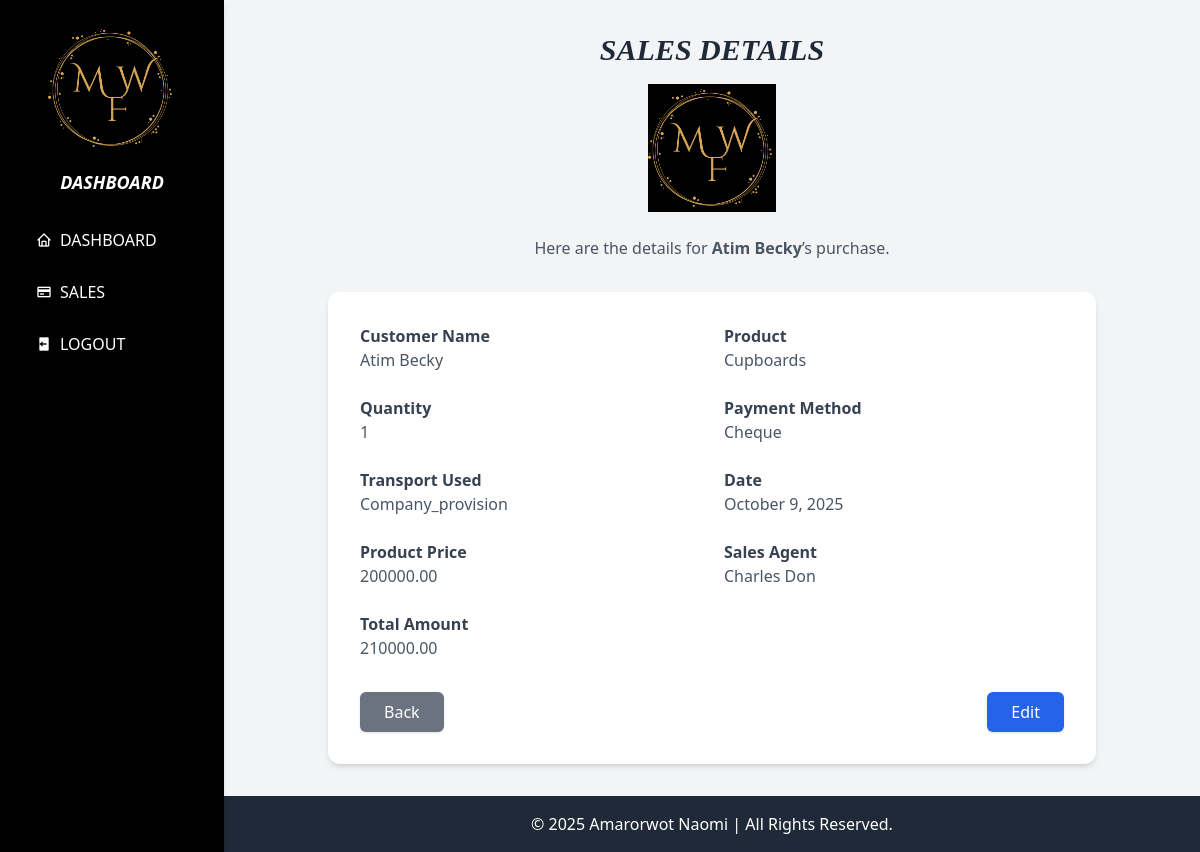
The app's page /salesview/9/ with its own data.
### Wood/models.py (models this page shows, shortened)
class Sales(models.Model):
    PAYMENT_CHOICES = [
        ("Cash", "Cash"),
        ("Cheque", "Cheque"),
        ("Bank overdraft", "Bank overdraft"),
    ]
    TRANSPORT_CHOICES = [
        ("Company_provision", "Company provision"),
        ("Self_provision", "Self provision"),
    ]
    customer_name = models.CharField(max_length=100)
    product = models.CharField(max_length=100)
    quantity_sold = models.IntegerField()
    payment_method = models.CharField(
        max_length=50,
        choices=PAYMENT_CHOICES,
        blank=True
    )
    transport_used = models.CharField(
        max_length=50,
        choices=TRANSPORT_CHOICES,
        blank=True
    )
    date_of_sale = models.DateField()
    product_price = models.DecimalField(max_digits=10, decimal_places=2)
    sales_agent = models.CharField(max_length=100)
    total_amount = models.DecimalField(max_digits=10, decimal_places=2)

### Wood/views.py (the view)
# urls.py: path('salesview/<int:id>/', views.salesview, name='salesview'),
def salesview(request, id):
    sale = get_object_or_404(Sales, id=id)
    return render(request, "salesview.html", {"selected_sale": sale})

### Wood/context_processors.py (called while the page is built)
def user_role(request):
    role = getattr(request.user, 'role', None)
    return {'user_role': role}

### Wood/templates/salesview.html (shortened to what this page needs)
{% load static %}
<!DOCTYPE html>
<html lang="en">
<head>
  <link href="https://unpkg.com/boxicons@2.1.4/css/boxicons.min.css" rel="stylesheet">
  <script src="https://cdn.tailwindcss.com"></script>
</head>
<body class="bg-gray-100 min-h-screen flex flex-col">
  <aside class="w-56 bg-black text-white flex flex-col p-6 fixed top-0 left-0 h-screen shadow-md">
    <div class="logo mb-4">
      <img src="{% static 'images/2.png' %}" alt="Mayondo Wood and Furniture logo" class="w-32 mx-auto">
    </div>
    <h2 class="text-lg font-bold italic mb-6 text-center">DASHBOARD</h2>
    <nav class="flex flex-col gap-3">
      <a href="{% url 'dashboard' %}" class="flex items-center gap-2 px-3 py-2 rounded hover:bg-gray-700 transition"><i class='bx bx-home'></i>DASHBOARD</a>
      <a href="{% url 'add_sales' %}" class="flex items-center gap-2 px-3 py-2 rounded hover:bg-gray-700 transition"><i class='bx bx-credit-card'></i>SALES</a>
      <a href="{% url 'logout' %}" class="flex items-center gap-2 px-3 py-2 rounded hover:bg-gray-700 transition"><i class='bx bxs-log-out'></i>LOGOUT</a>
    </nav>
  </aside>
  <div class="flex flex-col flex-1 ml-56">
    <main class="flex-1 p-8">
      <h1 class="text-3xl font-serif italic text-gray-800 text-center mb-4"><b>SALES DETAILS</b></h1>
      <div class="flex justify-center mb-6">
        <img src="{% static 'images/2.png' %}" alt="Mayondo Wood and Furniture logo" class="w-32">
      </div>
      <p class="text-center text-gray-600 mb-8">
        Here are the details for <span class="font-semibold">{{ selected_sale.customer_name }}</span>’s purchase.
      </p>
      <div class="max-w-3xl mx-auto bg-white rounded-xl shadow-md p-8">
        <dl class="grid grid-cols-1 md:grid-cols-2 gap-6">
          <div>
            <dt class="font-semibold text-gray-700">Customer Name</dt>
            <dd class="text-gray-600">{{ selected_sale.customer_name }}</dd>
          </div>
          <div>
            <dt class="font-semibold text-gray-700">Product</dt>
            <dd class="text-gray-600">{{ selected_sale.product }}</dd>
          </div>
          <div>
            <dt class="font-semibold text-gray-700">Quantity</dt>
            <dd class="text-gray-600">{{ selected_sale.quantity_sold }}</dd>
          </div>
          <div>
            <dt class="font-semibold text-gray-700">Payment Method</dt>
            <dd class="text-gray-600">{{ selected_sale.payment_method }}</dd>
          </div>
          <div>
            <dt class="font-semibold text-gray-700">Transport Used</dt>
            <dd class="text-gray-600">{{ selected_sale.transport_used }}</dd>
          </div>
          <div>
            <dt class="font-semibold text-gray-700">Date</dt>
            <dd class="text-gray-600">{{ selected_sale.date_of_sale|date:"F j, Y" }}</dd>
          </div>
          <div>
            <dt class="font-semibold text-gray-700">Product Price</dt>
            <dd class="text-gray-600">{{ selected_sale.product_price }}</dd>
          </div>
          <div>
            <dt class="font-semibold text-gray-700">Sales Agent</dt>
            <dd class="text-gray-600">{{ selected_sale.sales_agent }}</dd>
          </div>
          <div class="md:col-span-2">
            <dt class="font-semibold text-gray-700">Total Amount</dt>
            <dd class="text-gray-600">{{ selected_sale.total_amount }}</dd>
          </div>
        </dl>
        <div class="flex justify-between mt-8">
          <a href="{% url 'sales_list' %}" class="px-6 py-2 bg-gray-500 text-white rounded-md shadow hover:bg-gray-600 transition">Back</a>
          <a href="{% url 'salesedit' selected_sale.id %}" class="px-6 py-2 bg-blue-600 text-white rounded-md shadow hover:bg-blue-700 transition">Edit</a>
        </div>
      </div>
    </main>
    <footer class="bg-gray-800 text-white text-center py-4 mt-auto">
      <p>&copy; 2025 Amarorwot Naomi | All Rights Reserved.</p>
    </footer>
  </div>
</body>
</html>

### records on screen
Sales: customer_name "Atim Becky", product "Cupboards", quantity_sold "1", payment_method "Cheque", transport_used "Company_provision", date_of_sale "October 9, 2025", product_price "200000.00", sales_agent "Charles Don", total_amount "210000.00"
